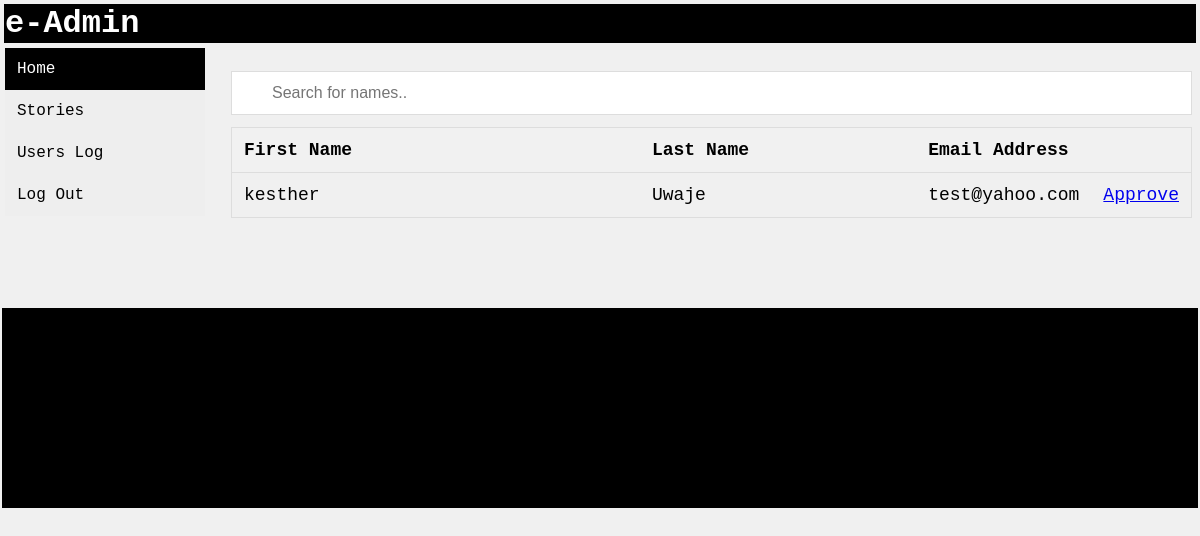
Screenshot of /userlog.php with the database file from the repository.
### tables this page shows
CREATE TABLE IF NOT EXISTS `admin_tble` (
  `id` int NOT NULL AUTO_INCREMENT,
  `email` varchar(50) DEFAULT NULL,
  `xpassword` varchar(50) DEFAULT NULL,
  `xdate` datetime NOT NULL DEFAULT CURRENT_TIMESTAMP ON UPDATE CURRENT_TIMESTAMP,
  `fname` varchar(50) DEFAULT NULL,
  `lname` varchar(50) DEFAULT NULL,
  `xApproval` int DEFAULT '0',
  PRIMARY KEY (`id`)
);

### userlog.php (the view, shortened to what this page needs)
<?php require_once "dbconnect.php"; ?>
<html>
    <head>
    </head>
    <link rel="stylesheet" href="css/table.css">
    <link rel="stylesheet" href="css/main.css">
    <body>
        <table border="0px;" width="100%" cellspacing="1">
            <tr>
                <td>
                <table width="100%">
                        <tr>
                            <td bgcolor="#000" style="color:#fff"><h1>e-Admin</h1></td>
                        </tr>
                    </table>
                    <table witdth="100%">
                        <tr>
                            <td valign="top">
                                 <div class="vertical-menu">
                                    <a href="welcomeadmin.php" class="active">Home</a>
                                    <a href="welcomeadmin.php">Stories</a>
                                    <a href="userlog.php">Users Log</a>
                                    <a href="admin.php">Log Out</a>
                                </div>
                            </td>
                            <td valign="top" style="padding-left:20px"  width="90%">
                                <table width="100%" style="margin-top:20px;">
                                    <tr>
                                        <td>
                                        <input type="text" id="myInput" onkeyup="myFunction()" placeholder="Search for names..">
                                        <table id="myTable">
                                        <tr class="header">
                                            <th style="width:60%;">First Name</th>
                                            <th style="width:40%;">Last Name</th>
                                            <th style="width:40%;">Email Address</th>
                                            <th style="width:40%;">&nbsp;</th>
                                        </tr>
    <?php
    $sql = "Select * from admin_tble";
    $result = mysqli_query($conn, $sql);
    while($row = mysqli_fetch_assoc($result)) {
    ?>
                                        <tr>
                                            <td><?php echo $row["fname"]; ?></td>
                                            <td><?php echo $row["lname"]; ?></td>
                                            <td><?php echo $row["email"]; ?></td>
                                            <td>
                                                <?php
                                                if($row["xApproval"] == "0")
                                                    {
                                                ?>
                                                    <a href= "userlog.php?PstID=<?php echo $row["id"]; ?>&&pg=6&&sql=1">Approve</a>
                                                <?php
                                                    }
                                                else
                                                    {
                                            ?>
                                                <a href= "userlog.php?PstID=<?php echo $row["id"]; ?>&&pg=6&&sql=0">Dis-Approve</a>
                                                <?php
                                                    }
                                                ?>
                                            </td>
                                        </tr>
<?php
     }
?>
                                        </table>
                                        </td>
                                    </tr>
                                </table>
                            </td>
                        </tr>
                    </table>
                    <table style="margin: 30px;">
                        <tr>
                            <td>&nbsp;</td>
                        </tr>
                    </table>
                    <table style="background: #000;color: #fff;" width="100%" height="200px">
                        <tr>
                            <td valign="top">&nbsp;</td>
                        </tr>
                    </table>
                </td>
            </tr>
        </table>
    </body>
</html>

### css/table.css (style rules this page uses)
#myInput { background-image: url('/css/searchicon.png'); background-position: 10px 12px; background-repeat: no-repeat; width: 100%; font-size: 16px; padding: 12px 20px 12px 40px; border: 1px solid #ddd; margin-bottom: 12px; }
#myTable { border-collapse: collapse; width: 100%; border: 1px solid #ddd; font-size: 18px; }
#myTable th, #myTable td { text-align: left; padding: 12px; }
#myTable tr { border-bottom: 1px solid #ddd; }
#myTable tr.header, #myTable tr:hover { background-color: #f1f1f1; }

### css/main.css (style rules this page uses)
* { Margin:0px; }
body { background-color: #f0f0f0; font-size: 12px; font-family: 'Courier New', Courier, monospace; }

### userlog.php (style rules this page uses)
.vertical-menu { width: 200px; }
.vertical-menu a { background-color: #eee; color: black; display: block; padding: 12px; text-decoration: none; }
.vertical-menu a.active { background-color: #000; color: white; }

### rows the page displays
admin_tble: fname "kesther", lname "Uwaje", email "test@yahoo.com"
